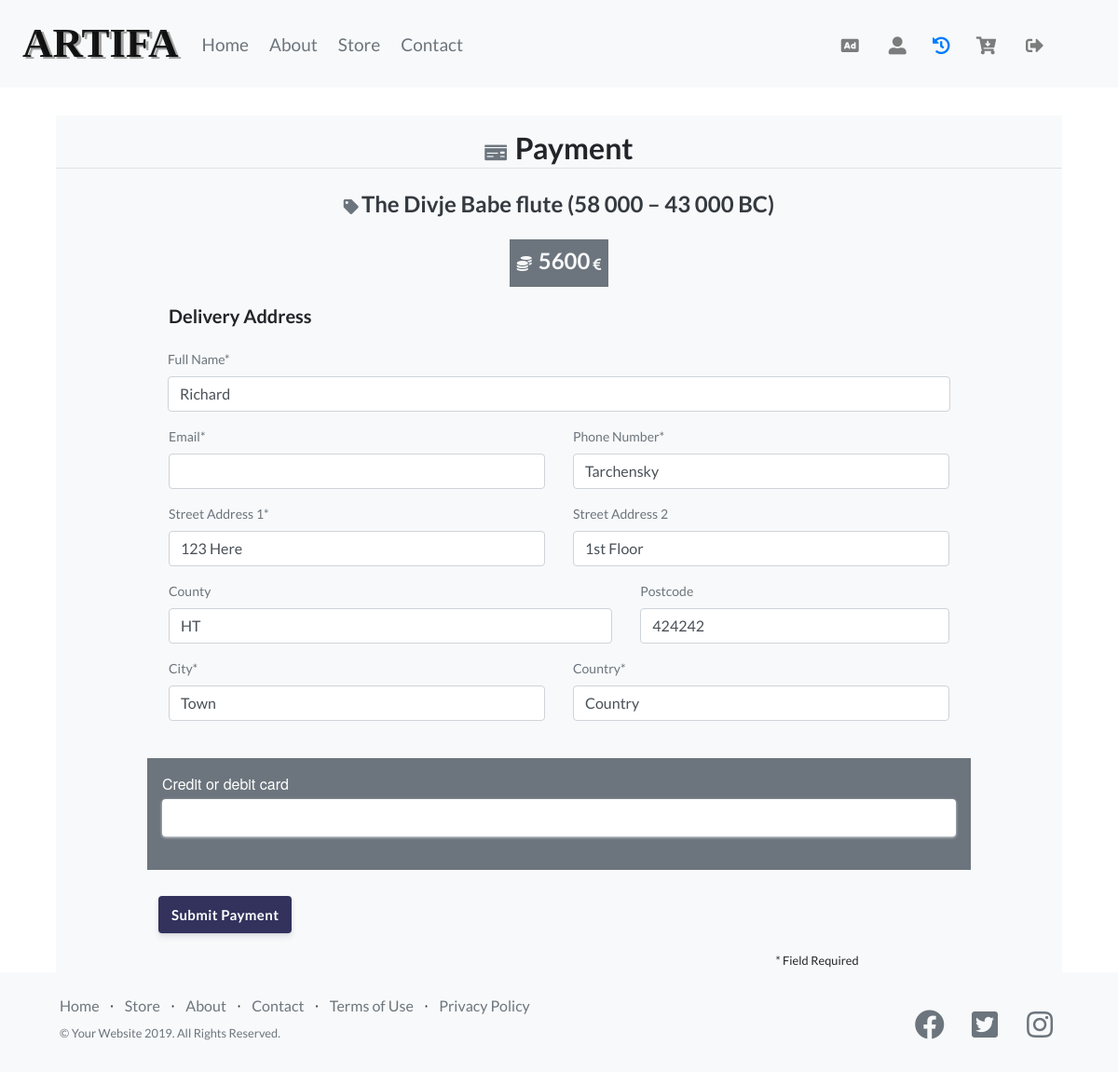
/store/item/8/payment/ (signed in), run on the app's committed database.
### auction_store/models.py (models this page shows, shortened)
class Item(models.Model):
    image = models.ImageField(upload_to='item_pics', default='default.jpg')
    name = models.CharField(max_length=100)
    short = models.CharField(
        max_length=250, verbose_name="Short Description")
    origin_country = models.CharField(max_length=50)
    known_owners = models.CharField(
        max_length=150, verbose_name="Known Owners")
    desc = models.TextField(max_length=900, verbose_name="History")
    link_read_more = models.CharField(
        null=True, blank=True, max_length=900, verbose_name="Read More Link Address")
    price = models.IntegerField(verbose_name="Price (EURO)")
    start_date = models.DateTimeField(auto_now_add=True)
    end_date = models.DateTimeField(null=True, blank=True)
    in_auction = models.BooleanField(default=False)
    start_auction_price = models.IntegerField(
        null=True, blank=True, verbose_name="Auction Price (EURO)")
    sold = models.BooleanField(default=False)
    sold_date = models.DateTimeField(null=True, blank=True)
    sold_price = models.IntegerField(null=True, blank=True)
    bought_at_auction = models.BooleanField(default=False)
    seller = models.ForeignKey(User, on_delete=models.CASCADE)
    buyer = models.ForeignKey(
        User, null=True, blank=True, related_name="buyer", on_delete=models.CASCADE)
    winner = models.ForeignKey(
        User, null=True, blank=True, related_name="winner", on_delete=models.CASCADE)
    cart = models.ForeignKey(Cart, on_delete=models.SET_NULL,
                             blank=True, null=True)
    seller_active = models.BooleanField(default=True)
    buyer_active = models.BooleanField(default=False)
    winner_active = models.BooleanField(default=False)
    MILITARY = 'Military'
    PRIVATE = 'Private'
    TOOLS = 'Tools'
    TREASURE = 'Treasure'
    ARTISTIC = 'Artistic'
    OTHER = 'Other'
    CATEGORY = [
        (MILITARY, 'Military'),
        (PRIVATE, 'Private'),
        (TOOLS, 'Tools'),
        (TREASURE, 'Treasure'),
        (ARTISTIC, 'Artistic'),
        (OTHER, 'Other'),
    ]
    category = models.CharField(
        max_length=20,
        choices=CATEGORY,
        default=OTHER,
    )
    VERY_BAD = 'Very Bad'
    BAD = 'Bad'
    OK = 'OK'
    GOOD = 'Good'
    VERY_GOOD = 'Very Good'
    PERFECT = 'Perfect'
    CONDITION = [
        (VERY_BAD, 'Very Bad'),
        (BAD, 'Bad'),
        (OK, 'OK'),
        (GOOD, 'Good'),
        (VERY_GOOD, 'Very Good'),
        (PERFECT, 'Perfect'),
    ]
    condition = models.CharField(
        max_length=20,
        choices=CONDITION
    )
    @property
    def today_date(self):
        return timezone.now()
    @property
    def finish_date(self):
        return self.end_date

### users/models.py (models this page shows, shortened)
class Account(models.Model):
    user = models.OneToOneField(User, on_delete=models.CASCADE)
    full_name = models.CharField(max_length=50, blank=True, null=True)
    phone_number = models.CharField(max_length=20, blank=True, null=True)
    country = models.CharField(max_length=40, blank=True, null=True)
    postcode = models.CharField(max_length=20, blank=True, null=True)
    town_or_city = models.CharField(max_length=40, blank=True, null=True)
    street_address1 = models.CharField(max_length=40, blank=True, null=True)
    street_address2 = models.CharField(max_length=40, blank=True, null=True)
    county = models.CharField(max_length=40, blank=True, null=True)
    history_active = models.BooleanField(default=False)
    history_checked = models.BooleanField(default=False)
    seller_active = models.BooleanField(default=False)
    buyer_active = models.BooleanField(default=False)
    winner_active = models.BooleanField(default=False)

### auction_store/views.py (the view)
# urls.py: path('store/item/<int:pk>/payment/', views.payment, name='payment'),
@login_required
def payment(request, pk):
    items = Item.objects.all()
    for item in items:
        if item.finish_date != None:
            if (item.finish_date < item.today_date and
                    item.winner != None and item.cart == None):
                the_cart = Cart.objects.get(user=item.winner)
                item.cart = the_cart
                the_cart.total += 1
                winner = Account.objects.get(user=item.winner)
                winner.winner_active = True
                the_cart.save()
                winner.save()
                item.save()
    if request.user.is_authenticated:
        winner = request.user
        won_artifacts = Item.objects.filter(
            sold=False, end_date__lte=datetime.date.today())
    token = request.GET.get('stripeToken')
    item = Item.objects.get(pk=pk)
    bid = Bid.objects.filter(bidder=item.winner).last()
    order_form = OrderForm(request.POST)
    account = Account.objects.get(user=request.user)
    user = User.objects.get(id=request.user.id)
    order_form = OrderForm(instance=request.user.account)
    if item.in_auction:
        if timezone.now() > item.finish_date:
            if item.winner == None:
                price = item.price
                item.bought_at_auction = True
            else:
                price = bid.amount
        else:
            price = item.price
            item.bought_at_auction = True
    else:
        price = item.price
    context = {
        'item': item,
        'order_form': order_form,
        'account': account,
        'user': user,
        'price': price
    }
    if request.method == 'POST' and not item.sold:
        order_form = OrderForm(request.POST)
        if order_form.is_valid():
            charge = stripe.Charge.create(
                amount=int(price * 100),
                currency='eur',
                description=item.name,
                source=request.POST['stripeToken']
            )
            order_form.instance.order_price = price
            order_form.instance.buyer = request.user
            order_form.instance.order_id = item.id
            order_form.instance.item_name = item.name
            order_form.save()
            item.sold = True
            item.sold_price = price
            item.sold_date = timezone.now()
            item.buyer = request.user
            item.save()
            the_cart = Cart.objects.get(user=request.user)
            the_cart.total -= 1
            the_user = Account.objects.get(user=request.user)
            the_user.history_active = True
            the_user.history_checked = False
            the_user.buyer_active = True
            the_user.save()
            the_cart.save()
            messages.success(request, f'Your order was successful!')
            return redirect('item-detail', item.id)
        else:
            messages.warning(
                request, f'Invalid data received!')
            order_form = OrderForm(request.POST)
    else:
        order_form = OrderForm(request.POST)
    return render(request, 'auction_store/payment.html', context)

### auction_store/forms.py
class OrderForm(forms.ModelForm):
  class Meta:
    model = Order
    fields = ['full_name', 'email', 'phone_number', 'street_address1',
              'street_address2', 'town_or_city', 'country', 'postcode',
              'order_price', 'buyer', 'item_name', 'county']
    widgets = {
        'order_price': forms.HiddenInput(),
        'buyer': forms.HiddenInput(),
        'item_name': forms.HiddenInput(),
    }

### auction_store/templates/auction_store/payment.html (shortened to what this page needs)
{% extends 'auction_store/base.html' %}
{% load crispy_forms_tags %}
{% load crispy_forms_field %}
{% load static %}
{% block head_payment %}
  <link href="{% static 'css/payment.css' %}" rel="stylesheet">
{% endblock head_payment %}
{% block content %}
<div class="container">
 <form action="" method="post" id="payment-form" name="payment-form">
   <div class="row bg-light">
    <legend class="border-bottom my-3 text-center">
     <i class="nav-item fas fa-money-check text-muted pr-1"></i>
     <span class="h2 font-weight-bolder">Payment</span>
    </legend>
    <p class="col-12 mt-2 text-center">
     <a class="text-dark pr-2" href="{% url 'item-detail' item.id %}">
     <i class="fas fa-tag text-muted pl-2"></i>
     <span class="text-dark font-weight-bold h4">{{ item.name }}</span>
     </a>
    </p>
    <p class="col-12 mt-3 text-center">
     <span class="text-light bg-secondary px-2 py-3 ">
      <i class="fas fa-coins pr-1"></i>
      <span class="font-weight-bold h4">{{ price }}</span>
      <i class="fas fa-euro-sign euro-sign-item"></i>
     </span>
    </p>
     <div class="col-md-10 offset-md-1">
      <h5 class="pt-3 mb-4 pl-3">Delivery Address</h5>
       <div class="form-group col-12 mb-0 text-muted">
        {{ order_form.full_name|as_crispy_field }}
       </div>
       <div class="row px-3 text-muted">
        <div class="form-group col-6 mb-0">
         {{ order_form.email|as_crispy_field }}
        </div>
        <div class="form-group col-6 mb-0">
         {{ order_form.phone_number|as_crispy_field }}
        </div>
       </div>
       <div class="row px-3 text-muted">
        <div class="form-group col-6 mb-0">
         {{ order_form.street_address1|as_crispy_field }}
        </div>
        <div class="form-group col-6 mb-0">
         {{ order_form.street_address2|as_crispy_field }}
        </div>
       </div>
       <div class="row px-3 text-muted">
        <div class="form-group col-7 mb-0">
         {{ order_form.county|as_crispy_field }}
        </div>
        <div class="form-group col-5 mb-0">
         {{ order_form.postcode|as_crispy_field }}
        </div>
       </div>
       <div class="row px-3 text-muted">
        <div class="form-group col-6 mb-0">
         {{ order_form.town_or_city|as_crispy_field }}
        </div>
        <div class="form-group col-6 mb-0">
         {{ order_form.country|as_crispy_field }}
        </div>
       </div>
       <div class="row py-3 px-2">
        <div class="col-12 bg-secondary p-3 mt-2">
         <label for="card-element" id="stripe-btn-label" class="text-white pb-1">
          Credit or debit card
         </label>
         <div id="card-element" class="StripeElement StripeElement--empty">
         </div>
         <div id="card-errors" role="alert"></div>
         </div>
         <button id="stripe-button" class="">Submit Payment</button>
       </div>
       <p class="col-3 offset-9"><small>* Field Required</small></p>
     </div>
   </div>
 </form>
</div>
{% endblock content %}

### auction_store/static/css/main.css (style rules this page uses)
body { font-family: 'Lato', 'Helvetica Neue', Helvetica, Arial, sans-serif; }
h1, h2, h3, h4, h5, h6 { font-family: 'Lato', 'Helvetica Neue', Helvetica, Arial, sans-serif; font-weight: 700; }
.nav-item { font-size: 19px; }
a { color: #023b6d; text-decoration: none; }
.euro-sign-item { font-size: 14px; }

### auction_store/static/css/payment.css (style rules this page uses)
#stripe-btn-label { font-family: "Helvetica Neue", Helvetica, sans-serif; font-size: 16px; font-variant: normal; padding: 0; margin: 0; -webkit-font-smoothing: antialiased; }
#stripe-button { border: none; border-radius: 4px; outline: none; text-decoration: none; color: #fff; background: #32325d; white-space: nowrap; display: inline-block; height: 40px; line-height: 40px; padding: 0 14px; box-shadow: 0 4px 6px rgba(50, 50, 93, .11), 0 1px 3px rgba(0, 0, 0, .08); border-radius: 4px; font-size: 15px; font-weight: 600; letter-spacing: 0.025em; text-decoration: none; -webkit-transition: all 150ms ease; transition: all 150ms ease; float: left; margin-left: 12px; margin-top: 28px; }
#payment-form { padding: 30px; height: 120px; }
label { font-weight: 500; font-size: 14px; display: block; margin-bottom: 8px; }
#card-errors { height: 20px; padding: 4px 0; color: #fa755a; }
.StripeElement { box-sizing: border-box; height: 40px; padding: 10px 12px; border: 1px solid transparent; border-radius: 4px; background-color: white; box-shadow: 0 1px 3px 0 #e6ebf1; -webkit-transition: box-shadow 150ms ease; transition: box-shadow 150ms ease; }

### data on the page
Item: name "The Divje Babe flute (58 000 – 43 000 BC)"
Account: full_name "Richard", phone_number "Tarchensky", street_address1 "123 Here", street_address2 "1st Floor", county "HT", postcode "424242", town_or_city "Town", country "Country"

### other printed values
{{ price }} "5600"
